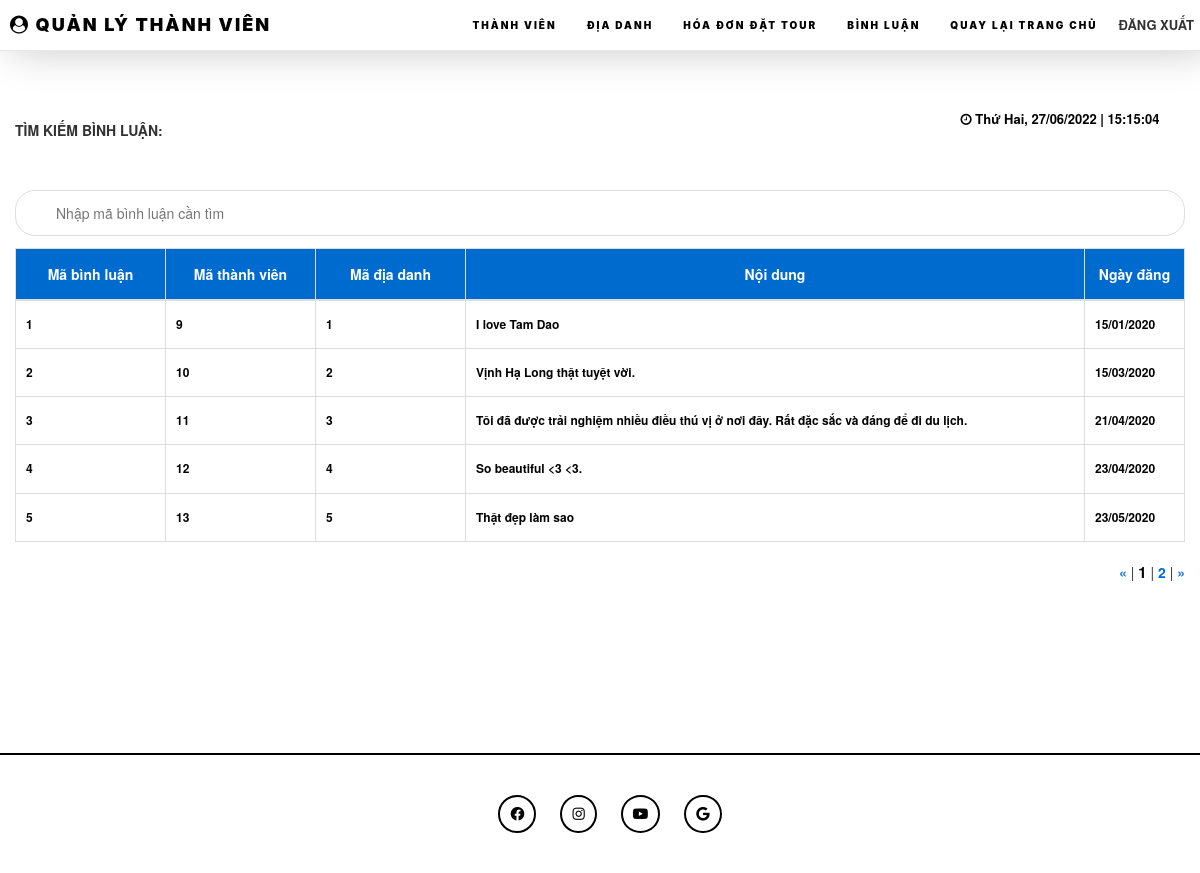
The page /admin/binhluan.php on the database its author committed.
### tables this page shows
CREATE TABLE `binhluan` (
  `ma` int(20) NOT NULL,
  `id` int(20) DEFAULT NULL,
  `madiadiem` int(20) DEFAULT NULL,
  `noidung` mediumtext DEFAULT NULL,
  `ngaydangbl` varchar(50) DEFAULT NULL
);

### admin/binhluan.php (the view, shortened to what this page needs)
<?php
include('header.php');
?>
<div class="container-fluid al">
    <div id="clock"></div>
    <Br>
    <p class="timkiemnhanvien"><b>TÌM KIẾM BÌNH LUẬN:</b></p><Br><Br>
    <input type="text" id="myInput" onkeyup="myFunction()" placeholder="Nhập mã bình luận cần tìm">
    <table class="table table-bordered" id="myTable">
        <thead>
            <tr class="ex">
                <th width="150px">Mã bình luận</th>
                <th width="150px">Mã thành viên</th>
                <th width="150px">Mã địa danh</th>
                <th width="auto">Nội dung</th>
                <th width="auto">Ngày đăng</th>
            </tr>
        </thead>
        <tbody>
            <?php
            include "../1connect.php";
            $str = "select * from binhluan";
            $result = $connect->query($str);
            while ($row = $result->fetch_row()) {
                ?>
                <tr>
                    <td><?php echo $row[0]; ?></td>
                    <td><?php echo $row[1]; ?></td>
                    <td><?php echo $row[2]; ?></td>
                    <td><?php echo $row[3]; ?></td>
                    <td><?php echo $row[4]; ?></td>
                </tr>
                <?php
            }
            ?>
        </tbody>
    </table>
    <div id="pageNavPosition" class="text-right"></div>
</div>
<?php
include('footer.php');
?>

### admin/header.php (shortened to what this page needs)
<!DOCTYPE html>
<html lang="en">
    <head>
        <link href="https://stackpath.bootstrapcdn.com/font-awesome/4.7.0/css/font-awesome.min.css" rel="stylesheet"
>
        <link rel="stylesheet" href="https://use.fontawesome.com/releases/v5.8.2/css/all.css"
>
        <link rel="stylesheet" href="css/style.css">
        <link rel="stylesheet" href="https://maxcdn.bootstrapcdn.com/bootstrap/3.4.0/css/bootstrap.min.css">
        <link rel="stylesheet" href="https://cdnjs.cloudflare.com/ajax/libs/bootstrap-sweetalert/1.0.1/sweetalert.min.css">
        <link rel="stylesheet" href="https://maxcdn.bootstrapcdn.com/font-awesome/4.7.0/css/font-awesome.min.css">
    </head>
    <body onload="time()">
        <nav class="navbar navbar-default navbar-fixed-top">
            <div class="container-fluid">
                <div class="navbar-header">
                    <a class="navbar-brand" href="#"><i class="fa fa-user-circle" aria-hidden="true"></i> QUẢN
                        LÝ THÀNH VIÊN</a>
                </div>
                <div class="collapse navbar-collapse" id="myNavbar">
                    <ul class="nav navbar-nav navbar-right">
                        <li><a href="khachhang.php" data-toggle="tooltip" data-placement="bottom" title="THÀNH VIÊN">THÀNH VIÊN</a></li>
                        <li><a href="diadanh.php" data-toggle="tooltip" data-placement="bottom" title="ĐỊA DANH">ĐỊA DANH</a></li>
                        <li><a href="hoadon.php" data-toggle="tooltip" data-placement="bottom" title="HÓA ĐƠN ĐẶT TOUR">HÓA ĐƠN ĐẶT TOUR</a></li>
                        <li><a href="binhluan.php" data-toggle="tooltip" data-placement="bottom" title="BÁO CÁO">BÌNH LUẬN</a></li>
                        <li><a href="../index.php" data-toggle="tooltip" data-placement="bottom" title="QUAY LẠI TRANG CHỦ">QUAY LẠI TRANG CHỦ</a></li>
                        <li>
                            <form action="../1Xulydangxuat.php" method="post">
                                <button type="submit" name='thoat' style="border: none; background-color: white; margin-top: 13px"><b>ĐĂNG XUẤT</b></button>
                            </form>
                        </li>
                    </ul>
                </div>
            </div>
        </nav>

### admin/footer.php (shortened to what this page needs)
<hr class="hr1">
<div class="container-fluid end">
    <div class="row text-center">
        <div class="col-lg-12 link">
            <i class="fab fa-facebook-f"></i>
            <i class="fab fa-instagram"></i>
            <i class="fab fa-youtube"></i>
            <i class="fab fa-google"></i>
        </div>
    </div>
</div>
</body>
</html>

### admin/css/style.css (style rules this page uses)
body { padding: 0; margin: 0; color: black; font-family: Montserrat-Bold; z-index: 9999; }
.navbar { margin-bottom: 0; background-color: rgb(255, 255, 255) !important; border: 0; font-size: 13px; letter-spacing: 2px; font-weight: 400; text-align: center; z-index: 999; box-shadow: 10px 0px 40px rgb(201, 200, 200); }
.navbar li a, .navbar .navbar-brand { color: #000000 !important; padding-left:10px; font-family: -apple-system, BlinkMacSystemFont, 'Segoe UI', Roboto, Oxygen, Ubuntu, Cantarell, 'Open Sans', 'Helvetica Neue', sans-serif; }
.navbar-brand { font-weight: 900 !important; }
ul { padding: 0; list-style: none; }
ul li { display: inline-block; position: relative; line-height: 21px; text-align: left; }
ul li a { display: block; padding: 8px 25px; color: #333; text-decoration: none; font-weight: 900; font-size: 10px; }
.al { padding-top: 100px !important; padding-bottom: 150px; }
thead tr th { color: rgb(255, 255, 255); font-size: 14px; font-weight: 600; background: #006bcf; text-align: center !important; }
tbody tr td { text-align: left; color: black; font-weight: 600; }
#myInput { background-image: url('/css/searchicon.png'); background-position: 10px 10px; background-repeat: no-repeat; width: 100%; font-size: 14px; padding: 12px 20px 12px 40px; border: 1px solid #ddd; margin-bottom: 12px; border-radius: 20px; outline: none !important; }
#myTable { border-collapse: collapse; width: 100%; border: 1px solid #ddd; font-size: 12px; padding: 0px !important; }
#myTable th, #myTable td { text-align: left; padding: 10px; padding-bottom: 15px; padding-top: 15px; }
#myTable tr { border-bottom: 1px solid #ddd; }
.end { color: rgb(0, 0, 0); padding-bottom: 20px; padding-top: 20px; font-weight: 600; }
#clock { text-align: center; float: right; border-radius: 20px; font-weight: 600; color: rgb(0, 0, 0); font-size: 13px; width: 250px; margin-left: auto; margin-right: auto; margin-top: 10px; }
.hr1 { border: 1px solid black; }
.link i { margin-left: 20px; padding: 10px 10px 10px 10px; border: 2px solid black; border-radius: 50%; }
.link { padding-bottom: 20px; }
table.table { table-layout: fixed; }
table.table tr th, table.table tr td { border-color: #e9e9e9; }
table.table th:last-child { width: 100px; }

### rows shown on the page
binhluan: ma "1", id "9", madiadiem "1", noidung "I love Tam Dao", ngaydangbl "15/01/2020"
binhluan: ma "2", id "10", madiadiem "2", noidung "Vịnh Hạ Long thật tuyệt vời.", ngaydangbl "15/03/2020"
binhluan: ma "3", id "11", madiadiem "3", noidung "Tôi đã được trải nghiệm nhiều điều thú vị ở nơi đây. Rất đặc sắc và đáng để đi du lịch.", ngaydangbl "21/04/2020"
binhluan: ma "4", id "12", madiadiem "4", noidung "So beautiful <3 <3.", ngaydangbl "23/04/2020"
binhluan: ma "5", id "13", madiadiem "5", noidung "Thật đẹp làm sao", ngaydangbl "23/05/2020"
